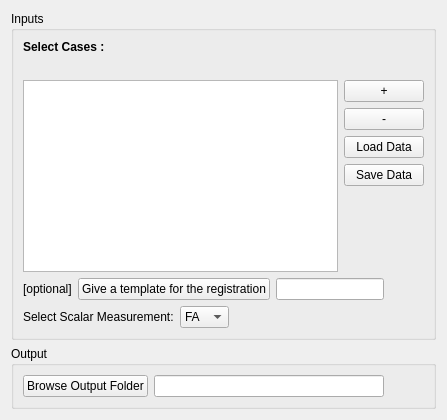
      <widget class="QWidget" name="FileTab">
       <attribute name="title">
        <string>Files</string>
       </attribute>
       <layout class="QVBoxLayout" name="verticalLayout_5">
        <item>
         <widget class="QGroupBox" name="InputsGroupBox">
          <property name="title">
           <string>Inputs</string>
          </property>
          <layout class="QVBoxLayout" name="verticalLayout_7">
           <item>
            <layout class="QVBoxLayout" name="verticalLayout_17">
             <item>
              <widget class="QLabel" name="label_15">
               <property name="text">
                <string>&lt;p&gt;&lt;b&gt;Select Cases :&lt;/b&gt;&lt;/p&gt;</string>
               </property>
              </widget>
             </item>
             <item>
              <widget class="QLabel" name="SelectCasesLabel">
               <property name="text">
                <string/>
               </property>
              </widget>
             </item>
            </layout>
           </item>
           <item>
            <layout class="QHBoxLayout" name="SelectCaseshorizontalLayout">
             <item>
              <widget class="QListWidget" name="CaseListWidget">
               <property name="dragDropMode">
                <enum>QAbstractItemView::NoDragDrop</enum>
               </property>
               <property name="defaultDropAction">
                <enum>Qt::CopyAction</enum>
               </property>
               <property name="selectionMode">
                <enum>QAbstractItemView::MultiSelection</enum>
               </property>
               <property name="iconSize">
                <size>
                 <width>4</width>
                 <height>4</height>
                </size>
               </property>
               <property name="viewMode">
                <enum>QListView::ListMode</enum>
               </property>
               <property name="sortingEnabled">
                <bool>false</bool>
               </property>
              </widget>
             </item>
             <item>
              <layout class="QVBoxLayout" name="verticalLayout_2">
               <item>
                <widget class="QPushButton" name="AddPushButton">
                 <property name="toolTip">
                  <string>Add cases</string>
                 </property>
                 <property name="text">
                  <string>+</string>
                 </property>
                </widget>
               </item>
               <item>
                <widget class="QPushButton" name="RemovePushButton">
                 <property name="toolTip">
                  <string>Remove selected cases</string>
                 </property>
                 <property name="text">
                  <string>-</string>
                 </property>
                 <property name="checkable">
                  <bool>false</bool>
                 </property>
                </widget>
               </item>
               <item>
                <widget class="QPushButton" name="BrowseCSVPushButton">
                 <property name="toolTip">
                  <string>Open CSV file as Dataset</string>
                 </property>
                 <property name="text">
                  <string>Load Data</string>
                 </property>
                </widget>
               </item>
               <item>
                <widget class="QPushButton" name="SaveCSVPushButton">
                 <property name="toolTip">
                  <string>Generate a CSV file with Dataset</string>
                 </property>
                 <property name="text">
                  <string>Save Data</string>
                 </property>
                </widget>
               </item>
               <item>
                <spacer name="verticalSpacer">
                 <property name="orientation">
                  <enum>Qt::Vertical</enum>
                 </property>
                 <property name="sizeHint" stdset="0">
                  <size>
                   <width>20</width>
                   <height>40</height>
                  </size>
                 </property>
                </spacer>
               </item>
              </layout>
             </item>
            </layout>
           </item>
           <item>
            <layout class="QHBoxLayout" name="horizontalLayout">
             <item>
              <widget class="QLabel" name="label_30">
               <property name="text">
                <string>[optional]</string>
               </property>
              </widget>
             </item>
             <item>
              <widget class="QPushButton" name="TemplateBrowsePushButton">
               <property name="toolTip">
                <string>Use of a FA Template</string>
               </property>
               <property name="text">
                <string>Give a template for the registration</string>
               </property>
              </widget>
             </item>
             <item>
              <widget class="QLineEdit" name="TemplateLineEdit"/>
             </item>
             <item>
              <spacer name="horizontalSpacer_5">
               <property name="orientation">
                <enum>Qt::Horizontal</enum>
               </property>
               <property name="sizeType">
                <enum>QSizePolicy::Minimum</enum>
               </property>
               <property name="sizeHint" stdset="0">
                <size>
                 <width>40</width>
                 <height>20</height>
                </size>
               </property>
              </spacer>
             </item>
            </layout>
           </item>
           <item>
            <layout class="QHBoxLayout" name="horizontalLayout_16">
             <property name="topMargin">
              <number>0</number>
             </property>
             <item>
              <widget class="QLabel" name="label_33">
               <property name="text">
                <string>Select Scalar Measurement:</string>
               </property>
              </widget>
             </item>
             <item>
              <widget class="QComboBox" name="ScalarMeasurementComboBox">
               <item>
                <property name="text">
                 <string>FA</string>
                </property>
               </item>
               <item>
                <property name="text">
                 <string>MD</string>
                </property>
               </item>
              </widget>
             </item>
             <item>
              <spacer name="horizontalSpacer_18">
               <property name="orientation">
                <enum>Qt::Horizontal</enum>
               </property>
               <property name="sizeHint" stdset="0">
                <size>
                 <width>40</width>
                 <height>20</height>
                </size>
               </property>
              </spacer>
             </item>
            </layout>
           </item>
          </layout>
         </widget>
        </item>
        <item>
         <widget class="QGroupBox" name="OutputGroupBox">
          <property name="maximumSize">
           <size>
            <width>16777215</width>
            <height>100</height>
           </size>
          </property>
          <property name="title">
           <string>Output</string>
          </property>
          <layout class="QVBoxLayout" name="verticalLayout_6">
           <item>
            <layout class="QHBoxLayout" name="OutputFolderhorizontalLayout">
             <item>
              <widget class="QPushButton" name="BrowseOutputPushButton">
               <property name="text">
                <string>Browse Output Folder</string>
               </property>
              </widget>
             </item>
             <item>
              <widget class="QLineEdit" name="OutputFolderLineEdit"/>
             </item>
             <item>
              <spacer name="horizontalSpacer_4">
               <property name="orientation">
                <enum>Qt::Horizontal</enum>
               </property>
               <property name="sizeType">
                <enum>QSizePolicy::Minimum</enum>
               </property>
               <property name="sizeHint" stdset="0">
                <size>
                 <width>40</width>
                 <height>20</height>
                </size>
               </property>
              </spacer>
             </item>
            </layout>
           </item>
          </layout>
         </widget>
        </item>
       </layout>
      </widget>
